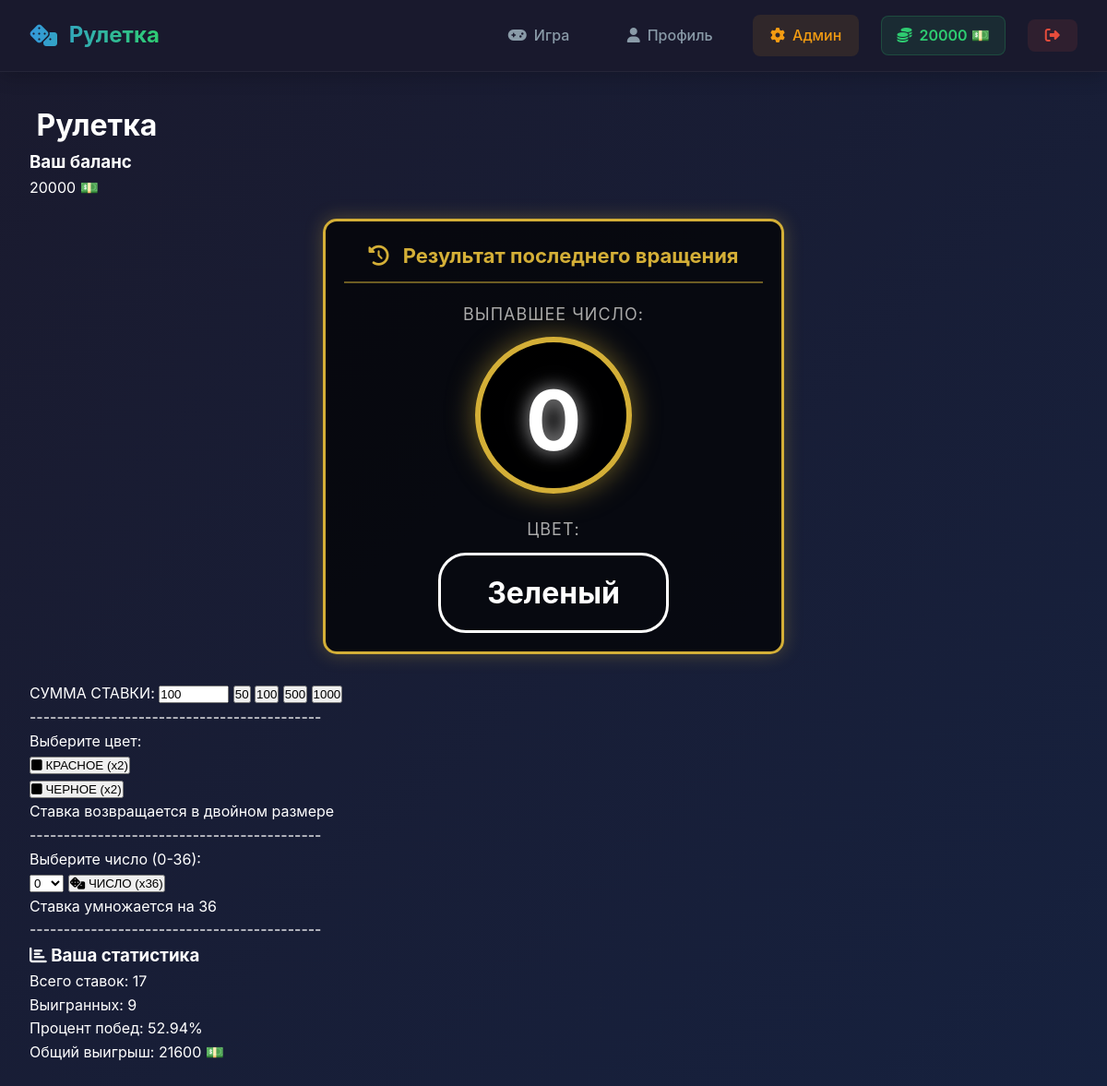
Page /game (signed in) on the committed database.
### database.py (models this page shows, shortened)
class User(UserMixin, db.Model):
    __tablename__ = 'users'
    id = db.Column(db.Integer, primary_key=True)
    username = db.Column(db.String(80), unique=True, nullable=False)
    password_hash = db.Column(db.String(200), nullable=False)
    balance = db.Column(db.Integer, default=1000)
    achievement_unlocked = db.Column(db.Boolean, default=False)
    total_bets = db.Column(db.Integer, default=0)
    total_wins = db.Column(db.Integer, default=0)
    total_win_amount = db.Column(db.Integer, default=0)
    created_at = db.Column(db.DateTime, default=datetime.utcnow)
    is_admin = db.Column(db.Boolean, default=False)
    bets = db.relationship('Bet', backref='user', lazy=True, cascade="all, delete-orphan")

### app.py (the view)
@app.route('/game')
@login_required
def game():
    return render_template('game.html', user=current_user)

### app.py (called while the page is built)
@login_manager.user_loader
def load_user(user_id):
    return User.query.get(int(user_id))

### templates/game.html (shortened to what this page needs)
{% extends "base.html" %}
{% block content %}
<div class="game-container">
    <div class="game-header">
        <h1> Рулетка </h1>
        <div class="balance-display">
            <div class="balance-card">
                <h3>Ваш баланс</h3>
                <p class="balance-amount" id="balance">{{ user.balance }} 💵</p>
            </div>
        </div>
    </div>
    <div class="game-content">
        <div class="roulette-result-container">
            <div class="result-header">
                <h3><i class="fas fa-history"></i> Результат последнего вращения</h3>
            </div>
            <div class="result-content">
                <div class="result-number-display">
                    <div class="number-label">Выпавшее число:</div>
                    <div class="number-value" id="winningNumber">0</div>
                </div>
                <div class="result-color-display">
                    <div class="color-label">Цвет:</div>
                    <div class="color-value" id="winningColor">Зеленый</div>
                </div>
            </div>
        </div>
        <div class="bet-controls">
            <div class="bet-amount">
                <label for="betAmount">СУММА СТАВКИ:</label>
                <input type="number" id="betAmount" min="10" max="{{ user.balance }}" value="100">
                <button class="btn-amount" onclick="setBetAmount(50)">50</button>
                <button class="btn-amount" onclick="setBetAmount(100)">100</button>
                <button class="btn-amount" onclick="setBetAmount(500)">500</button>
                <button class="btn-amount" onclick="setBetAmount(1000)">1000</button>
                <p>-------------------------------------------</p>
            </div>
            <div class="bet-options">
                <p>Выберите цвет:</p>
                <div class="bet-red">
                    <button class="bet-btn red-btn" onclick="placeBet('red')">
                        <i class="fas fa-square"></i> КРАСНОЕ (x2)
                    </button>
                </div>
                <div class="bet-black">
                    <button class="bet-btn black-btn" onclick="placeBet('black')">
                        <i class="fas fa-square"></i> ЧЕРНОЕ (x2)
                    </button>
                    <p>Ставка возвращается в двойном размере</p>
                    <p>-------------------------------------------</p>
                </div>
                <div class="bet-number">
                    <label for="numberSelect">Выберите число (0-36):</label>
                    <div class="number-select-wrapper">
                        <select id="numberSelect">
                            {% for i in range(0, 37) %}
                            <option value="{{ i }}">{{ i }}</option>
                            {% endfor %}
                        </select>
                        <button class="bet-btn number-btn" onclick="placeBet('number')">
                            <i class="fas fa-dice"></i> ЧИСЛО (x36)
                        </button>
                    </div>
                    <p>Ставка умножается на 36</p>
                    <p>-------------------------------------------</p>
                </div>
            </div>
        </div>
    </div>
    <div class="game-stats">
        <div class="stats-card">
            <h3><i class="fas fa-chart-bar"></i> Ваша статистика</h3>
            <div class="stats-grid">
                <div class="stat-item">
                    <span class="stat-label">Всего ставок:</span>
                    <span class="stat-value">{{ user.total_bets }}</span>
                </div>
                <div class="stat-item">
                    <span class="stat-label">Выигранных:</span>
                    <span class="stat-value">{{ user.total_wins }}</span>
                </div>
                <div class="stat-item">
                    <span class="stat-label">Процент побед:</span>
                    <span class="stat-value">
                        {% if user.total_bets > 0 %}
                            {{ ((user.total_wins / user.total_bets) * 100)|round(2) }}%
                        {% else %}
                            0%
                        {% endif %}
                    </span>
                </div>
                <div class="stat-item">
                    <span class="stat-label">Общий выигрыш:</span>
                    <span class="stat-value">{{ user.total_win_amount }} 💵</span>
                </div>
            </div>
        </div>
    </div>
</div>
{% endblock %}

### templates/base.html (shortened to what this page needs)
<!DOCTYPE html>
<html lang="ru">
<head>
    <link rel="stylesheet" href="{{ url_for('static', filename='css/style.css') }}">
    <link rel="stylesheet" href="https://cdnjs.cloudflare.com/ajax/libs/font-awesome/6.4.0/css/all.min.css">
</head>
<body>
    <nav class="navbar">
        <div class="nav-container">
            <a href="{{ url_for('index') }}" class="logo">
                <i class="fas fa-dice"></i> Рулетка
            </a>
            <div class="nav-links">
                {% if current_user.is_authenticated %}
                    <a href="{{ url_for('game') }}" class="nav-link">
                        <i class="fas fa-gamepad"></i> Игра
                    </a>
                    <a href="{{ url_for('profile') }}" class="nav-link">
                        <i class="fas fa-user"></i> Профиль
                    </a>
                    {% if current_user.is_admin %}
                        <a href="{{ url_for('admin_panel') }}" class="nav-link admin-link">
                            <i class="fas fa-cog"></i> Админ
                        </a>
                    {% endif %}
                    <div class="user-balance">
                        <i class="fas fa-coins"></i> {{ current_user.balance or 0 }} 💵
                    </div>
                    <a href="{{ url_for('logout') }}" class="nav-link logout-btn">
                        <i class="fas fa-sign-out-alt"></i>
                    </a>
                {% endif %}
            </div>
        </div>
    </nav>
    <div class="container">
        {% block content %}{% endblock %}
    </div>
</body>
</html>

### static/css/style.css (style rules this page uses)
:root { --primary-color: #2c3e50; --secondary-color: #3498db; --accent-color: #e74c3c; --success-color: #2ecc71; --warning-color: #f39c12; --dark-color: #1a1a2e; --light-color: #ecf0f1; --red-color: #e74c3c; --black-color: #2c3e50; --green-color: #27ae60; --glass-bg: rgba(255, 255, 255, 0.05); --glass-border: rgba(255, 255, 255, 0.1); --text-primary: #ffffff; --text-secondary: #8a9ba8; }
* { margin: 0; padding: 0; box-sizing: border-box; }
body { font-family: 'Inter', -apple-system, BlinkMacSystemFont, 'Segoe UI', Roboto, sans-serif; background: linear-gradient(135deg, #1a1a2e 0%, #16213e 100%); color: var(--text-primary); min-height: 100vh; line-height: 1.6; }
.navbar { background: rgba(26, 26, 46, 0.95); backdrop-filter: blur(10px); padding: 1rem 0; position: sticky; top: 0; z-index: 1000; box-shadow: 0 4px 20px rgba(0, 0, 0, 0.2); border-bottom: 1px solid rgba(255, 255, 255, 0.05); }
.nav-container { max-width: 1400px; margin: 0 auto; padding: 0 2rem; display: flex; justify-content: space-between; align-items: center; }
.logo { font-size: 1.5rem; font-weight: 700; color: var(--text-primary); text-decoration: none; display: flex; align-items: center; gap: 0.8rem; background: linear-gradient(90deg, #3498db, #2ecc71); -webkit-background-clip: text; -webkit-text-fill-color: transparent; background-clip: text; }
.nav-links { display: flex; align-items: center; gap: 1.5rem; }
.nav-link { color: var(--text-secondary); text-decoration: none; padding: 0.6rem 1.2rem; border-radius: 8px; font-weight: 500; transition: all 0.3s ease; display: flex; align-items: center; gap: 0.5rem; }
.logout-btn { background: rgba(231, 76, 60, 0.1); color: #e74c3c !important; }
.user-balance { background: rgba(46, 204, 113, 0.1); border: 1px solid rgba(46, 204, 113, 0.2); padding: 0.5rem 1rem; border-radius: 8px; color: #2ecc71; font-weight: 600; display: flex; align-items: center; gap: 0.5rem; }
.admin-link { background: rgba(243, 156, 18, 0.1); color: #f39c12 !important; }
.container { max-width: 1400px; margin: 2rem auto; padding: 0 2rem; }
.roulette-result-container { background: rgba(0, 0, 0, 0.7); border-radius: 15px; border: 3px solid #d4af37; padding: 20px; margin: 20px auto 30px; max-width: 500px; text-align: center; box-shadow: 0 0 20px rgba(212, 175, 55, 0.3); }
.result-header { margin-bottom: 20px; padding-bottom: 10px; border-bottom: 2px solid rgba(212, 175, 55, 0.5); }
.result-header h3 { color: #d4af37; font-size: 22px; margin: 0; }
.result-header i { margin-right: 10px; }
.result-content { display: flex; flex-direction: column; gap: 25px; }
.result-number-display, .result-color-display { display: flex; flex-direction: column; align-items: center; gap: 10px; }
.number-label, .color-label { font-size: 18px; color: #aaa; text-transform: uppercase; letter-spacing: 1px; }
.number-value { font-size: 90px; font-weight: bold; color: white; text-shadow: 0 0 20px rgba(255, 255, 255, 0.7); width: 170px; height: 170px; line-height: 170px; border-radius: 50%; background: rgba(0, 0, 0, 0.9); border: 6px solid #d4af37; box-shadow: 0 0 30px rgba(212, 175, 55, 0.5), inset 0 0 20px rgba(0, 0, 0, 0.8); margin: 0 auto; }
.color-value { font-size: 32px; font-weight: bold; padding: 15px 45px; border-radius: 30px; min-width: 250px; border: 3px solid; transition: all 0.3s ease; }

### rows in the picture
User: balance "20000", total_bets "17", total_wins "9", ((user.total_wins/user.total_bets)*100)|round(2) "52.94", total_win_amount "21600"

### other values in the picture
form field value "0"
